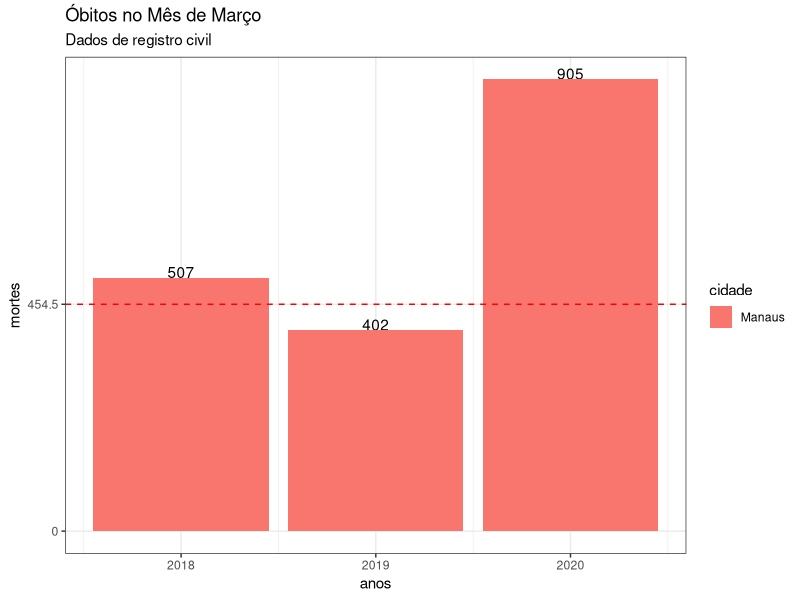
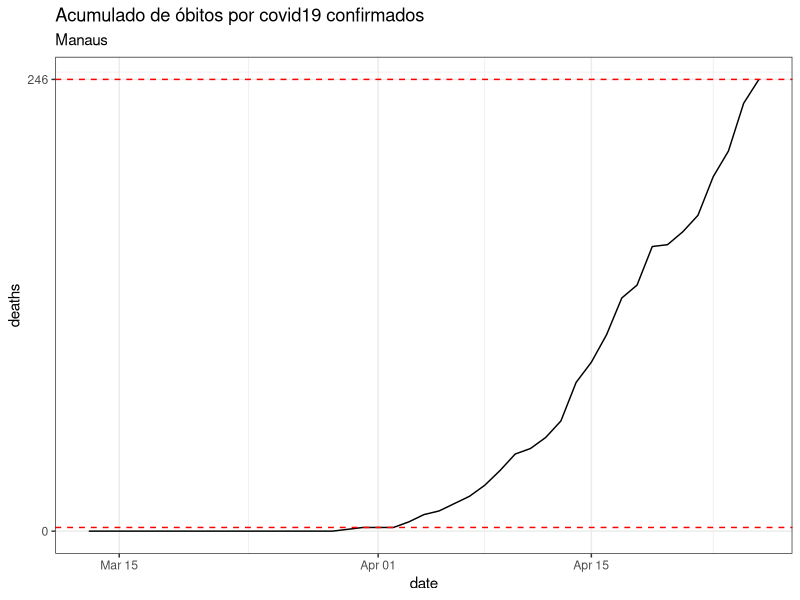

Here is the R script that generated these plots, in order:
library(tidyverse)
library(reshape)
library(tidyr)
library(lubridate)
anos <- c(2018,2019,2020)
mortessp <- c(6769,6734,7755)
mortesma <- c(507,402,905)

df <- data.frame(anos = anos, `São Paulo` = mortessp, Manaus = mortesma)
obitos_registros <- gather(df, cidade, mortes, `São.Paulo`:Manaus, factor_key=TRUE)

casos = read.csv("caso.csv")
mean_deaths <- obitos_registros %>% 
   filter(cidade=="Manaus",
          anos %in% c(2018,2019)) %>%
   select(mortes)
p1 <- obitos_registros %>% 
   filter(cidade=="Manaus") %>%
   ggplot(aes(x = anos, y = mortes, fill=cidade)) +
   geom_text(aes(x = anos, y = mortes, label = mortes, vjust = 0)) +
   geom_bar(stat="identity") + 
   labs(title = "Óbitos no Mês de Março", 
        subtitle = "Dados de registro civil")+
   theme_bw()+
   geom_hline(yintercept=as.numeric(mean(mean_deaths$mortes)), linetype="dashed", color = "red")+
   scale_y_continuous(breaks = c(pretty(obitos_registros$mortes), as.numeric(mean(mean_deaths$mortes))), 
                      labels = c(pretty(obitos_registros$mortes), as.numeric(mean(mean_deaths$mortes))))

png("mortes_em_manaus.png",width=3200,height=1800,res=300)
print(p1)
dev.off()



max_deaths <- casos %>% 
   filter(city == "Manaus") %>%
   filter(is_last == "True") %>%
   select(deaths)
march_deaths <- casos %>% filter(city == "Manaus",
                                 date == "2020-03-31") %>%
   select(deaths)
min_date <- casos %>% 
   filter(city == "Manaus") %>%
   filter(ymd(date) == min(ymd(date))) %>%
   select(date)
p2 <- casos %>% filter(city == "Manaus") %>%
   mutate(date = ymd(date)) %>%
   ggplot(aes(x = date, y = deaths)) +
   geom_line() + 
   theme_bw()+
   labs(title = "Acumulado de óbitos por covid19 confirmados",
        subtitle = "Manaus")+
   geom_hline(yintercept=c(as.numeric(march_deaths$deaths),as.numeric(max_deaths$deaths)), linetype="dashed", color = "red")+
   scale_y_continuous(breaks = c(pretty(casos$deaths), as.numeric(max_deaths)), 
                      labels = c(pretty(casos$deaths), as.numeric(max_deaths)))
   
png("mortes_confirmadas_covid19_manaus.png",width=3200,height=1800,res=300)
print(p2)
dev.off()
